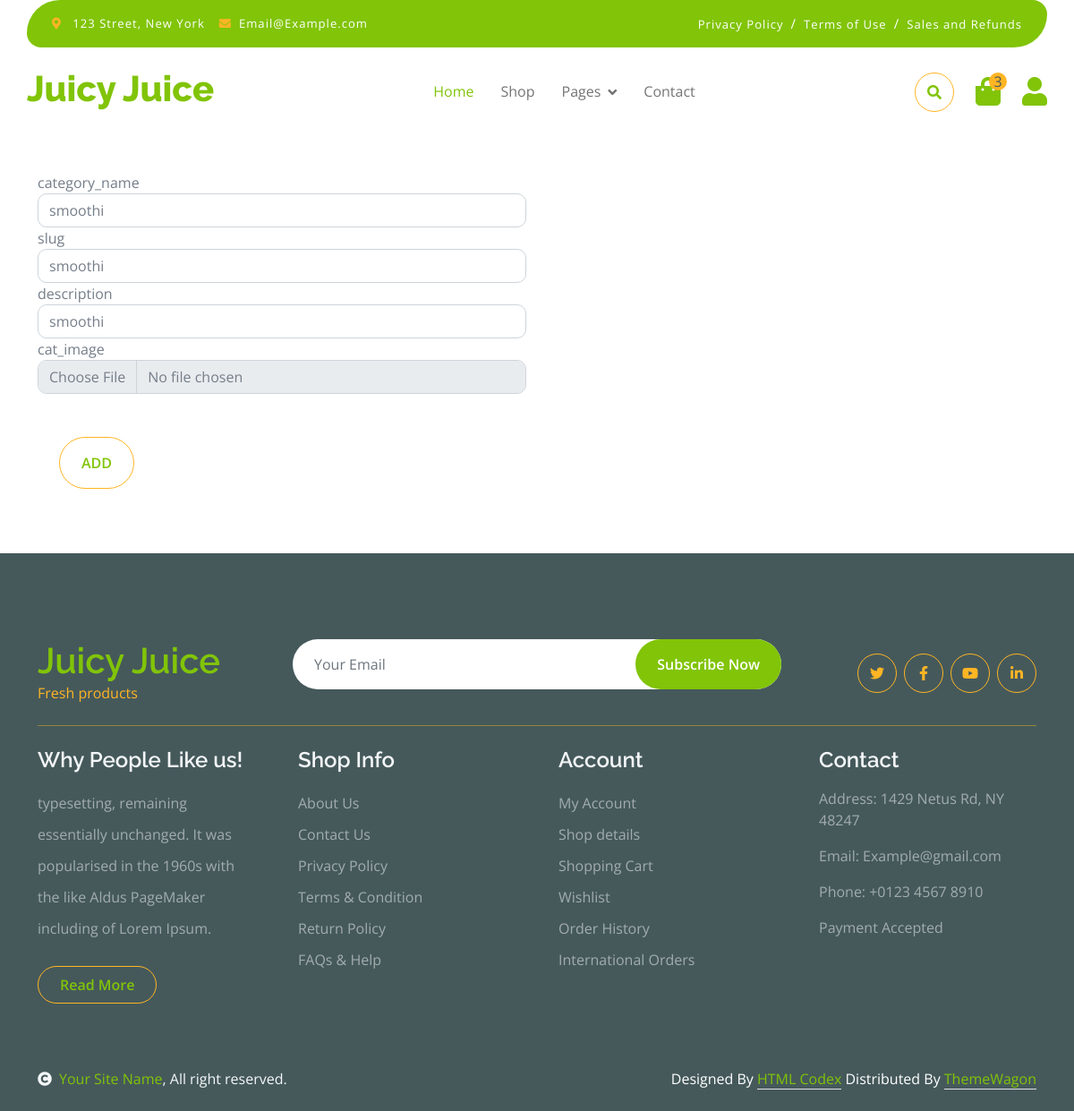
The app's page /common/editcategory/6/ with its own data.
### common/models.py (models this page shows, shortened)
class category(models.Model):
    category_name=models.CharField(max_length=50,unique=True)
    slug=models.SlugField(max_length=100,unique=True)
    description=models.TextField(max_length=225,blank=True)
    cat_image=models.ImageField(upload_to='media/categories',blank=True)

### common/views.py (the view, shortened to what this page needs)
# urls.py: path('editcategory/<int:category_id>/', views.editcategory, name='editcategory'),
def editcategory(request,category_id):
    m=get_object_or_404(category, id=category_id)
    s=category.objects.filter(id=category_id)
    return render(request,'editcategory.html',{'m':s})

### template/editcategory.html (shortened to what this page needs)
{% extends 'base.html' %}
{% load static %}
{% block content %}
<br><br><br><br><br><br><br><br>
   {% for i in m%}
    <form action="" method="post">
        <div class="container">
            <div class="row">
                 <div class="col-md-12 col-lg-6">
                     <div class="row">
                        <div class="form-item">
                            <label for="">category_name</label>
                            <input type="text" class="form-control" name="category_name" value="{{ i.category_name }}" id="category_name">
                        </div>
                        <div class="form-item">
                            <label for="">slug</label>
                            <input type="text" class="form-control" name="slug" id="slug" value="{{ i.slug }}">
                        </div>
                        <div class="form-item">
                            <label for="">description</label>
                            <input type="text" class="form-control" name="description" value="{{ i.description }}">
                        </div>
                        <div class="form-item">
                        <label for="">cat_image</label>
                        <input type="file" class="form-control" name="cat_image" id="cat_image" width="100px">
                        </div>
                     </div>
                     <br><br>
                     <button class="btn border-secondary rounded-pill px-4 py-3 text-primary text-uppercase mb-4 ms-4" type="submit">Add</button>
                    </div>
            </div>
        </div>
    </form>
   {% endfor %}
{% endblock %}

### static/css/style.css (style rules this page uses)
.btn { font-weight: 600; transition: .5s; }
.btn.border-secondary { transition: 0.5s; }

### records on screen
category: category_name "smoothi", slug "smoothi", description "smoothi"
